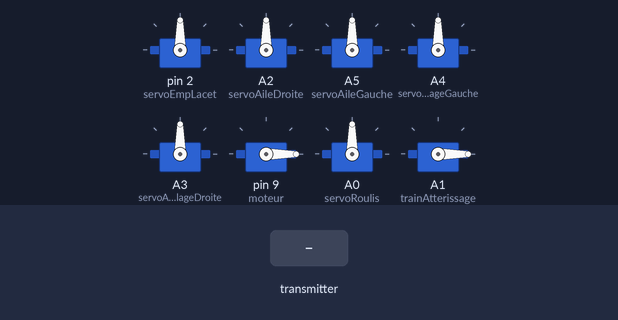
A sketch run on a simulated Arduino Uno, built with avr-gcc and run on an emulated ATmega328P. Shown: 8 × servo. The inputs (shaded band) are chosen by the test bench. No radio packets arrive unless stated; what the sketch prints to the serial monitor is not drawn.

Above: at 5.2 s.
5.3 s: the transmitter starts sending Acc = 0
At 6.5 s:
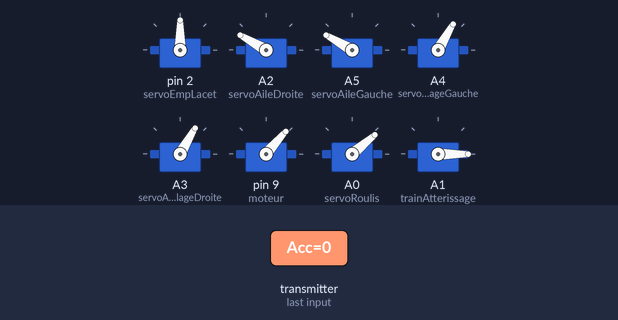
6.8 s: the transmitter starts sending LUn = 255
At 7.8 s:
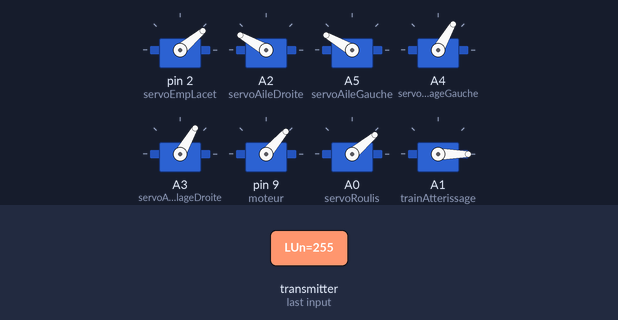
8.3 s: the transmitter starts sending XRoulis = 64
At 8.9 s:
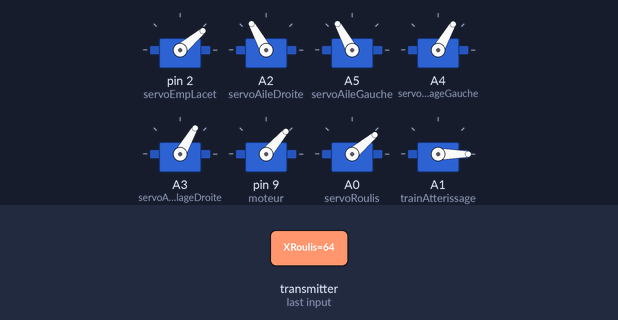
9.8 s: the transmitter starts sending RUn = 64
At 10.1 s:
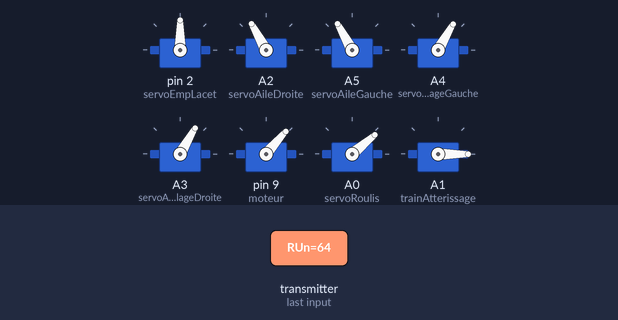
11.3 s: the transmitter starts sending YRoulis = 64
At 12.4 s:
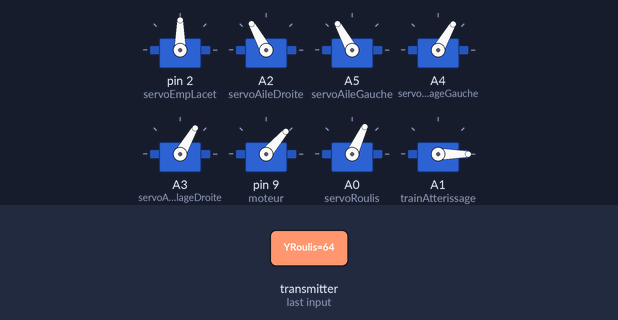
12.8 s: the transmitter starts sending trainAtterissage = 1
At 13.5 s:
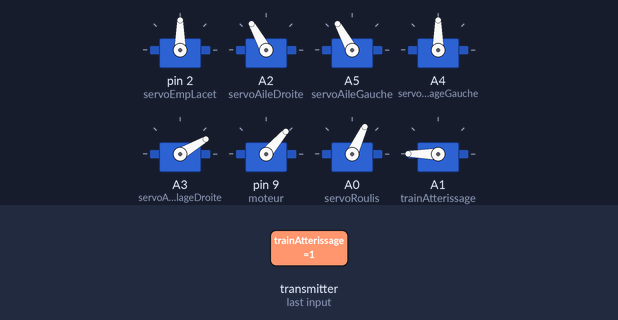
Timing chart, 0 to 15.3 s (numbered marks = the images above; inputs shaded):
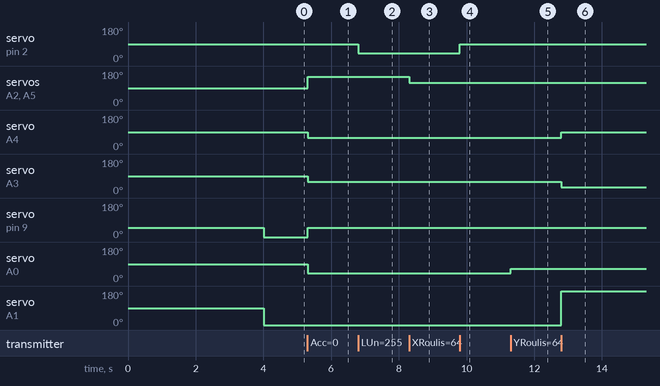

The sketch:

rf24_bibli_test_reception.ino
```cpp
// ************* La Radio *************
#include <SPI.h>
#include <RF24.h> // voir http://tmrh20.github.io/RF24/
#include <Servo.h>


// Variables pour les angles des ailettes
#define ANGLE_MAX_AILETTE_AILE_GAUCHE 60
#define ANGLE_MIN_AILETTE_AILE_GAUCHE -60
#define ANGLE_MAX_AILETTE_AILE_DROITE 60
#define ANGLE_MIN_AILETTE_AILE_DROITE -60
#define ANGLE_MAX_AIDE_DECOLLAGE 30
#define ANGLE_MAX_LACET 50 //R1 | L1
#define ANGLE_MIN_LACET -50 //R1 | L1
#define ANGLE_MAX_ROULIS 50 // angle vertical joystick
#define ANGLE_MIN_ROULIS -50 // angle vertical joystick
#define ACC_MAX_MOTEUR 2000
#define ACC_MIN_MOTEUR 1050
#define ANGLE_MAX_TRAIN_ATTERISSAGE 180
#define ANGLE_MIN_TRAIN_ATTERISSAGE 0


// Configurer vos radio nRF24L01+ sur le bus SPI et mettre  CE sur D7 et CSN sur D8
RF24 radio(7, 8);

// Le nom des "pipes" de communication, un en lecture, un en écriture
const byte adresses[][6] = {"0pipe", "1pipe"}; // Pipes 1-5 should share the same address, except the first byte. Only the first byte in the array should be unique

// A CONFIGURER sur la pin A0
// si A0 est à GND alors rôle = 0 --> le premier Arduino
// si A0 est à  3.3V ou 5V alors rôle = 1 --> pour le second
const byte configurationPin = A0;
uint8_t role;

// *************  Deux Leds avec résitances de limiation de courant *************
const byte pinLed0 = 9;
const byte pinLed1 = 10;

typedef struct{
  uint8_t Acc; //moteur
  uint8_t LUn; // servoEmpLacet
  uint8_t RUn; // servoEmpLacet
  uint8_t XRoulis; // servoAileGauche et servoAileDroite
  uint8_t YRoulis; // servoAileGauche et servoAileDroite
  bool trainAtterissage; // si train d'atterissage alors aide à l'atterissage/decollage

} Donnees;

unsigned long temps;


Servo servoEmpLacet;
Servo servoAileDroite;
Servo servoAileGauche;
Servo servoAideDecollageGauche;
Servo servoAideDecollageDroite;
Servo moteur;
Servo servoRoulis; // angle vertical joystick
Servo trainAtterissage;

// ----------------------------------------------------------------------------------------
// envoi d'un octet vers l'autre radio
// ----------------------------------------------------------------------------------------
long compteur(0);
/*void envoyerMessage(uint8_t nombre)
{
  radio.stopListening();   // On arrête d'écouter pour qu'on puisse émettre

  if (!radio.write( &nombre, sizeof(nombre) )) {
    Serial.println(F("erreur d'envoi"));
  }
  radio.startListening(); // On se remet en mode écoute
}*/


// ----------------------------------------------------------------------------------------
// vérifie si on a reçu une commande de la part de l'autre radio (1 octet)
// ----------------------------------------------------------------------------------------
Donnees ecouterRadio()
{
  Donnees message; // 0 = pas de commande

  if ( radio.available()) {
    while (radio.available()) {
      radio.read( &message, sizeof(Donnees) );  // on lit l'octet reçu (si plusieurs messages on ne conserve que le dernier)
    }
  /*Serial.print("[");
	Serial.print(message.Acc);
  Serial.print(",");
  Serial.print(message.LUn);
  Serial.print(",");
  Serial.print(message.RUn);
  Serial.print(",");
  Serial.print(message.XRoulis);
  Serial.print(",");
  Serial.print(message.YRoulis);
  Serial.print(",");
  Serial.print(message.trainAtterissage);
  Serial.print(",");
  Serial.println("]");*/

    //SERVO ANGLE LACET
	if (message.LUn == 0 && message.RUn == 255 )
	{
		servoEmpLacet.write(90+ANGLE_MAX_LACET);
	}
	else if (message.LUn == 255 && message.RUn == 0 )
	{
		servoEmpLacet.write(90+ANGLE_MIN_LACET);
	}
	else
	{
		servoEmpLacet.write(90);
	}


	//SERVO AILE DROITE
	  servoAileDroite.write(map(255-message.XRoulis, 0, 255, ANGLE_MIN_AILETTE_AILE_DROITE + 90, ANGLE_MAX_AILETTE_AILE_DROITE + 90));

	//SERVO AILE GAUCHE
    servoAileGauche.write(map(255-message.XRoulis, 0, 255, ANGLE_MIN_AILETTE_AILE_GAUCHE + 90, ANGLE_MAX_AILETTE_AILE_GAUCHE + 90));

	//MOTEUR
    moteur.write(map(message.Acc, 0, 255, ACC_MIN_MOTEUR, ACC_MAX_MOTEUR));

	//SERVO ROULIS angle vertical joystick
    servoRoulis.write(map(message.YRoulis, 0, 255, ANGLE_MIN_ROULIS+90, ANGLE_MAX_ROULIS+90));

	//Train d'atterissage
	if (message.trainAtterissage)
	{
		trainAtterissage.write(ANGLE_MAX_TRAIN_ATTERISSAGE); // ON ABAISSE LE TRAIN D'ATTERISSAGE
		servoAideDecollageGauche.write(60 + ANGLE_MAX_AIDE_DECOLLAGE); // ON ABAISSE LES VOLETS POUR AUGMENTER LA PORTANCE
		servoAideDecollageDroite.write(60 - ANGLE_MAX_AIDE_DECOLLAGE);
	}
	else
	{
		trainAtterissage.write(ANGLE_MIN_TRAIN_ATTERISSAGE); // ON REMONTE LE TRAIN D'ATTERISSAGE
		servoAideDecollageGauche.write(60); // ON REMONTE LES VOLETS POUR AUGMENTER LA PORTANCE
		servoAideDecollageDroite.write(60);
	}


	temps = millis();

  }
  return message;
}

// ------------------------------------------------------------------
// ------------------------------------------------------------------
// ------------------------------------------------------------------


void arretUrgence()
{
	miseAZeroMoteurEtServos();
}


void miseAZeroMoteurEtServos() {

	servoEmpLacet.write(90);
	servoAileDroite.write(90);
	servoAileGauche.write(90);
	servoAideDecollageGauche.write(90);
	servoAideDecollageDroite.write(90);
	moteur.write(0);
	servoRoulis.write(90);
	trainAtterissage.write(0);

}

void setup() {


  Serial.begin(115200);

  // PIN POUR LES SERVOS ET LES MOTEURS
  servoEmpLacet.attach(2);
  servoAileDroite.attach(A2);
  servoAileGauche.attach(A5);
  servoAideDecollageGauche.attach(A4);
  servoAideDecollageDroite.attach(A3);
  moteur.attach(9);
  servoRoulis.attach(A0);
  trainAtterissage.attach(A1);

  // INITIALISATION DES MODULES nrf24l01+
  role =  1 ;
  Serial.print(F("\nMon Role = ")); Serial.println(role);

  // CONFIGURATION DE LA RADIO
  radio.begin();
  // pour le test on règle le niveau d'énergie à RF24_PA_LOW pour éviter les interférences
  // mettre à RF24_PA_MAX si on veut la puissance d'émission max
  radio.setPALevel(RF24_PA_MIN);
  //radio.setDataRate(RF24_250KBPS);
  // On ouvre un pipe de lecture et un d'écriture avec des noms opposés en fonction du rôle
  // comme ça un parle sur "pipe0" et l'autre écoute sur "pipe0"
  // et l'autre parle sur "pipe1" tandisque Le premier écoute sur "pipe1"
  radio.openWritingPipe(adresses[role]); // role doit être 0 ou 1
  radio.openReadingPipe(1, adresses[1 - role]); // 1 - role = l'autre adresse
  // Start the radio listening for data
  radio.startListening();

  // INITIALISATION DU COMPTEUR DE TEMPS
  temps = millis();
  moteur.writeMicroseconds(ACC_MIN_MOTEUR);
  delay(4000);
}

// ------------------------------------------------------------------


void loop() {
    ecouterRadio();

    if ((millis()-temps) > 3000)
    {
		arretUrgence();
		Serial.println("AU");
      /*Serial.println(compteur);
      compteur = 0;
      temps = millis();*/
    }
}
```

Measured:
- after the input at 5.3 s, servo on A2 (servoAileDroite), servo on A5 (servoAileGauche): 90° → 150° at once; servo on A4 (servoAideDecollageGauche), servo on A3 (servoAideDecollageDroite): 90° → 60° at once; servo on pin 9 (moteur): 0° → 49° at once; servo on A0 (servoRoulis): 90° → 40° at once
- after the input at 6.8 s, servo on pin 2 (servoEmpLacet): 90° → 40° at once
- after the input at 8.3 s, servo on A2 (servoAileDroite), servo on A5 (servoAileGauche): 150° → 119° at once
- after the input at 9.8 s, servo on pin 2 (servoEmpLacet): 40° → 90° at once
- after the input at 11.3 s, servo on A0 (servoRoulis): 40° → 65° at once
- after the input at 12.8 s, servo on A4 (servoAideDecollageGauche): 60° → 90° at once; servo on A3 (servoAideDecollageDroite): 60° → 30° at once; servo on A1 (trainAtterissage): 0° → 180° at once
